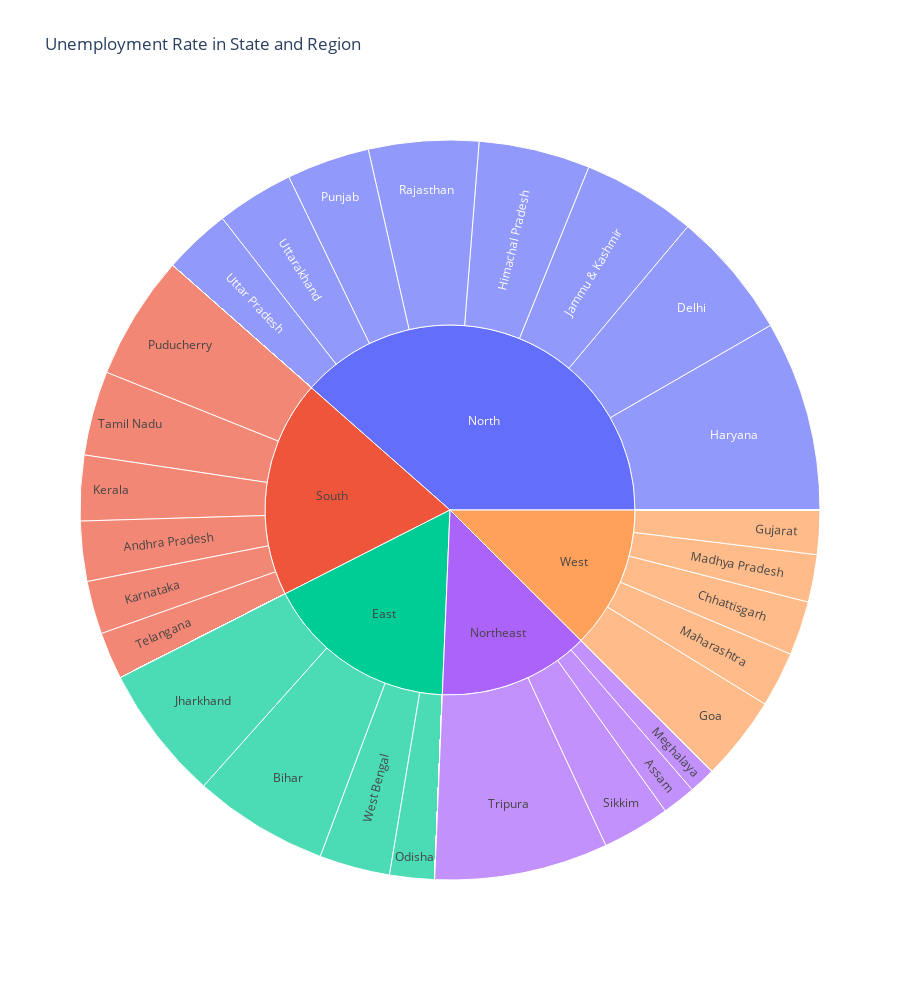

The notebook cell saved with this chart:
### Code cell
fig = px.sunburst(unemployment,path=['region','state'],values='estimated unemployment rate',
                 title ='Unemployment Rate in State and Region',height=1000)
fig.show()

### Figure 1 — Plotly figure (JSON) as saved in the notebook; plotly's stock layout.template omitted (floating-point values rounded to 4 significant figures; data arrays with more than 128 entries replaced by an {"elided": "..."} marker saying what was removed)
{"data": [{"branchvalues": "total", "domain": {"x": [0, 1], "y": [0, 1]}, "hovertemplate": "labels=%{label}<br>estimated unemployment rate=%{value}<br>parent=%{parent}<br>id=%{id}<extra></extra>", "ids": {"elided": "140 str values"}, "labels": {"elided": "140 str values"}, "name": "", "parents": {"elided": "140 str values"}, "type": "sunburst", "values": {"elided": "140 float values"}}], "layout": {"height": 1000, "legend": {"tracegroupgap": 0}, "title": {"text": "Unemployment Rate in State and Region"}}}
